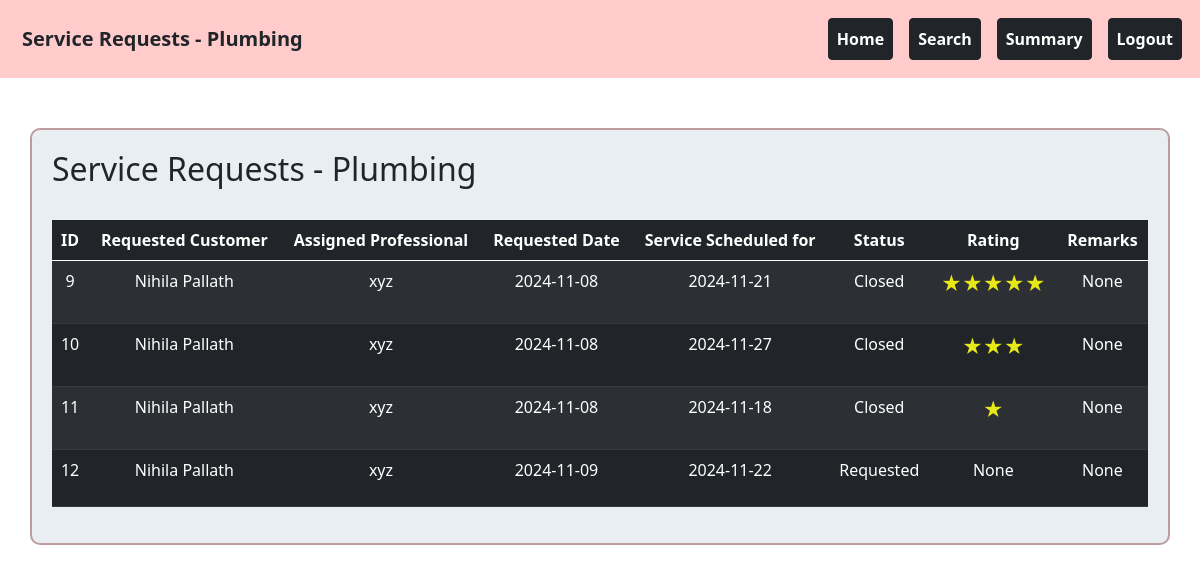
The page /service_request/2 on the database as committed earlier.
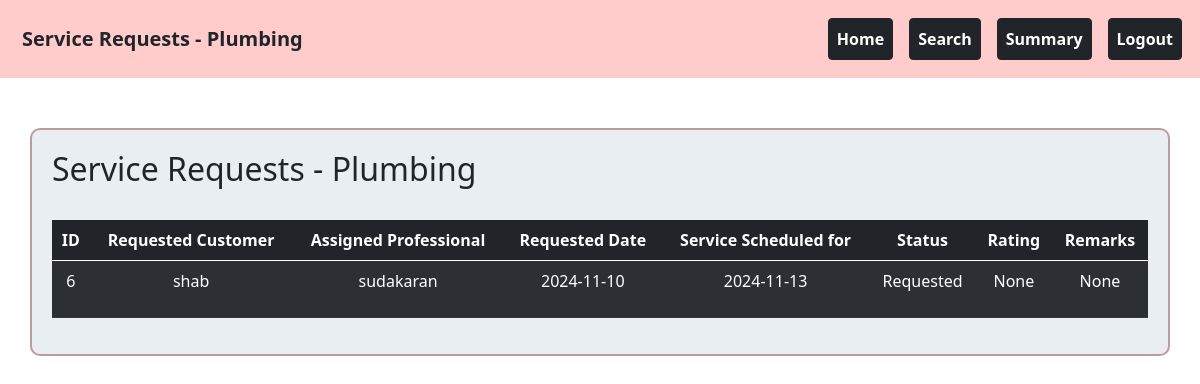
The same page on the database as committed later.
### backend/models.py (models this page shows)
class Service_Request(db.Model):
    __tablename__="service_request"
    id=db.Column(db.Integer,primary_key=True)
    service_id=db.Column(db.Integer,db.ForeignKey("service.id"),nullable=False)
    customer_id=db.Column(db.Integer,db.ForeignKey("customer_info.id"),nullable=False)
    professional_id=db.Column(db.Integer,db.ForeignKey("professional_info.id"),nullable=False)
    date_of_request=db.Column(db.DateTime, default=datetime.now)
    service_date=db.Column(db.Date)
    service_status=db.Column(db.Integer,default=0) # requested from cust=>0 ACCEPTED by prof=>1 reject by prof =>2 CLOSED by cust=>3
    remarks=db.Column(db.String,nullable=True)
    rating=db.Column(db.Integer,default=0) #0 means no rating

class Customer_Info(db.Model):
    __tablename__="customer_info"
    id=db.Column(db.Integer,primary_key=True)
    email_id=db.Column(db.String,unique=True,nullable=False)
    password=db.Column(db.String,nullable=False)
    full_name=db.Column(db.String,nullable=False)
    phone_number=db.Column(db.Integer,nullable=False)
    role=db.Column(db.Integer,default=1) #for customer its 1 . for admin its 0
    address=db.Column(db.String,nullable=False)
    pin_code=db.Column(db.Integer,nullable=False)
    blocked_status=db.Column(db.Integer,default=0) #not blocked=0, 1-blocked
    service_requests=db.relationship("Service_Request",cascade="all,delete",backref="customer_info",lazy=True)

class Professional_Info(db.Model):
    __tablename__="professional_info"
    id=db.Column(db.Integer,primary_key=True)
    email_id=db.Column(db.String,unique=True,nullable=False)
    password=db.Column(db.String,nullable=False)
    full_name=db.Column(db.String,nullable=False)
    experience=db.Column(db.Integer,nullable=False)
    proof_doc=db.Column(db.String,nullable=False)
    address=db.Column(db.String,nullable=False)
    pin_code=db.Column(db.Integer,nullable=False)
    service_id=db.Column(db.Integer,db.ForeignKey("service.id"))
    rating=db.Column(db.Integer,default=0)
    price=db.Column(db.Integer,nullable=True)
    profile_status=db.Column(db.Integer,default=0) #not accepted yet=0 ,accepted=1
    blocked_status=db.Column(db.Integer,default=0) #not blocked=0, 1-blocked
    service_requests=db.relationship("Service_Request",cascade="all,delete",backref="professional_info",lazy=True)

### backend/controller.py (the view)
@app.route("/service_request/<int:service_id>")
def service_request(service_id):
    serv_obj=Service.query.get(service_id)
    serv_name=serv_obj.name
    service_requests=Service_Request.query.filter_by(service_id=service_id).all()
    return render_template("service_request.html",serv_name=serv_name,customer=cust_dict,service_requests=service_requests,professionals=prof_dict)

### templates/service_request.html (shortened to what the changed rows need)
<!DOCTYPE html>
<html lang="en">
    <head>
        <link href="https://cdn.jsdelivr.net/npm/bootstrap@5.0.2/dist/css/bootstrap.min.css" rel="stylesheet">
    </head>
    <body>
        {% if service_requests != [] %}
            <div class="container-box">
                <h2>Service Requests - {{serv_name}} </h2><br>
                    <table class="table table-dark table-striped" style="text-align: center;">
                        <thead>
                            <tr>
                                <th scope="col">ID</th>
                                <th scope="col">Requested Customer</th>
                                <th scope="col">Assigned Professional</th>
                                <th scope="col">Requested Date</th>
                                <th scope="col">Service Scheduled for</th>
                                <th scope="col">Status</th>
                                <th scope="col">Rating</th>
                                <th scope="col">Remarks</th>
                            </tr>
                        </thead>
                        <tbody>
                            {% for request in service_requests %}
                            <tr>
                                <td>{{request.id}} </td>
                                <td>{{customer[request.customer_id].full_name}} </td>
                                <td>{{professionals[request.professional_id].full_name}} </td>
                                <td>{{request.date_of_request.strftime('%Y-%m-%d')}}</td>
                                <td>{{request.service_date}}</td>
                                <td>
                                    {% if request.service_status==0 %}
                                        <p>Requested</p>
                                    {% elif request.service_status==1 %}
                                        <p>Accepted</p>
                                    {% elif request.service_status==2 %}
                                        <p>Rejected</p>
                                    {% elif request.service_status==3 %}
                                        <p>Closed</p>
                                    {% endif %}
                                </td>
                                <td>
                                    {% if request.rating ==1 %}
                                        <p style="color: rgb(232, 232, 25);font-size: 20px;">★</p>
                                    {% elif request.rating ==2 %}
                                        <p style="color: rgb(232, 232, 25);font-size: 20px;">★★</p>
                                    {% elif request.rating ==3 %}
                                        <p style="color: rgb(232, 232, 25);font-size: 20px;">★★★</p>
                                    {% elif request.rating ==4 %}
                                        <p style="color: rgb(232, 232, 25);font-size: 20px;">★★★★</p>
                                    {% elif request.rating ==5 %}
                                        <p style="color: rgb(232, 232, 25);font-size: 20px;">★★★★★</p>
                                    {% else %}
                                        <p>None</p>
                                    {% endif %}
                                </td>
                                <td>{{request.remarks}} </td>
                            </tr>
                            {% endfor %}
                        </tbody>
                    </table>
            </div>
        {% else %}
            <h2 style="text-align: center;color: red;padding: 50px;"> No Requests yet !</h2>
        {% endif %}
    </body>
</html>

Rows that differ between the two databases and show on the page:
removed Service_Request: id "9", date_of_request "2024-11-08", service_date "2024-11-21", service_status "Closed", remarks "None"
no longer on this page (row edited): Customer_Info: full_name "Nihila Pallath"
removed Professional_Info: full_name "xyz"
removed Service_Request: id "10", date_of_request "2024-11-08", service_date "2024-11-27", service_status "Closed", remarks "None"
removed Service_Request: id "11", date_of_request "2024-11-08", service_date "2024-11-18", service_status "Closed", remarks "None"
removed Service_Request: id "12", date_of_request "2024-11-09", service_date "2024-11-22", service_status "Requested", rating "None", remarks "None"
now on this page (row edited): Service_Request: id "6", date_of_request "2024-11-10", service_date "2024-11-13", service_status "Requested", rating "None", remarks "None"
now on this page (row edited): Customer_Info: full_name "shab"
now on this page (row edited): Professional_Info: full_name "sudakaran"
